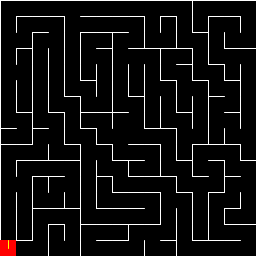
Frame 1 (no input)
Frame 60 (the mouse pressed at the canvas centre just before this capture): identical to frame 1, image omitted
Frame 120 (the mouse held since frame 60 and released just before this capture): identical to frame 1, image omitted

The Processing sketch that drew this single still picture (run headless with seeded random() and noise(); from frame 60 on, the mouse is pressed at the canvas centre):

// Processing sketch: MapLogic
// ── MapLogic.pde
// Generate a random maze in setup()
// Walk the robot through the maze, one step every time the user presses a key.
// 2016-05-22 dan royer (droyer@marginallyclever.com) 

class MazeCell {
  int x, y;
  boolean visited;
  boolean onStack;
}

class MazeWall {
  int cellA, cellB;
  boolean removed;
}


class Turtle {
  int cellX, cellY;
  int dir;
}


int rows = 16, columns = 16;
float xmax, xmin, ymax, ymin;
float cellW,cellH;

MazeCell[] cells;
MazeWall[] walls;

Turtle turtle = new Turtle();
Turtle [] history = new Turtle[256*4];  // probably enough?
int historyCount;

/**
 * build a list of walls in the maze, cells in the maze, and how they connect to each other.
 * @param out
 * @throws IOException
 */
private void createMazeNow() {
  // build the cells
  cells = new MazeCell[rows * columns];

  int x, y, i = 0;
  for (y = 0; y < rows; ++y) {
    for (x = 0; x < columns; ++x) {
      cells[i] = new MazeCell();
      cells[i].visited = false;
      cells[i].onStack = false;
      cells[i].x = x;
      cells[i].y = y;
      ++i;
    }
  }

  // build the graph
  walls = new MazeWall[((rows - 1) * columns) + ((columns - 1) * rows)];
  i = 0;
  for (y = 0; y < rows; ++y) {
    for (x = 0; x < columns; ++x) {
      if (x < columns - 1) {
        // vertical wall between horizontal cells
        walls[i] = new MazeWall();
        walls[i].removed = false;
        walls[i].cellA = y * columns + x;
        walls[i].cellB = y * columns + x + 1;
        ++i;
      }
      if (y < rows - 1) {
        // horizontal wall between vertical cells
        walls[i] = new MazeWall();
        walls[i].removed = false;
        walls[i].cellA = y * columns + x;
        walls[i].cellB = y * columns + x + columns;
        ++i;
      }
    }
  }

  int unvisitedCells = cells.length; // -1 for initial cell.
  int cellsOnStack = 0;

  // Make the initial cell the current cell and mark it as visited
  int currentCell = 0;
  cells[currentCell].visited = true;
  --unvisitedCells;
  
  int wallIndex;

  // While there are unvisited cells
  while (unvisitedCells > 0) {
    // If the current cell has any neighbours which have not been visited
    // Choose randomly one of the unvisited neighbours
    int nextCell = chooseUnvisitedNeighbor(currentCell);
    if (nextCell != -1) {
      // Push the current cell to the stack
      cells[currentCell].onStack = true;
      ++cellsOnStack;
      // Remove the wall between the current cell and the chosen cell
      wallIndex = findWallBetween(currentCell, nextCell);
      assert (wallIndex != -1);
      walls[wallIndex].removed = true;
      // Make the chosen cell the current cell and mark it as visited
      currentCell = nextCell;
      cells[currentCell].visited = true;
      --unvisitedCells;
    } else if (cellsOnStack > 0) {
      // else if stack is not empty pop a cell from the stack
      for (i = 0; i < cells.length; ++i) {
        if (cells[i].onStack) {
          // Make it the current cell
          currentCell = i;
          cells[i].onStack = false;
          --cellsOnStack;
          break;
        }
      }
    }
  }

  // remove the walls between the four center squares
  x = (columns/2)-1;
  y = (rows/2)-1;
  currentCell = y * columns + x;
  
  wallIndex = findWallBetween(currentCell, currentCell+1);
  assert (wallIndex != -1);
  walls[wallIndex].removed = true;
  wallIndex = findWallBetween(currentCell, currentCell+columns);
  println(wallIndex);
  assert (wallIndex != -1);
  walls[wallIndex].removed = true;
  wallIndex = findWallBetween(currentCell+columns, currentCell+columns+1);
  println(wallIndex);
  assert (wallIndex != -1);
  walls[wallIndex].removed = true;
  wallIndex = findWallBetween(currentCell+1, currentCell+columns+1);
  println(wallIndex);
  assert (wallIndex != -1);
  walls[wallIndex].removed = true;
}


private int chooseUnvisitedNeighbor(int currentCell) {
  int x = cells[currentCell].x;
  int y = cells[currentCell].y;

  int[] candidates = new int[4];
  int found = 0;

  // left
  if (x > 0 && cells[currentCell - 1].visited == false) {
    candidates[found++] = currentCell - 1;
  }
  // right
  if (x < columns - 1 && !cells[currentCell + 1].visited) {
    candidates[found++] = currentCell + 1;
  }
  // up
  if (y > 0 && !cells[currentCell - columns].visited) {
    candidates[found++] = currentCell - columns;
  }
  // down
  if (y < rows - 1 && !cells[currentCell + columns].visited) {
    candidates[found++] = currentCell + columns;
  }

  if (found == 0)
    return -1;

  // choose a random candidate
  int choice = (int) (Math.random() * found);
  assert (choice >= 0 && choice < found);

  return candidates[choice];
}


private void drawMaze() {
  ymin = 0;
  ymax = height;
  xmin = 0;
  xmax = width;
  
  cellW = (xmax - xmin) / columns;
  cellH = (ymax - ymin) / rows;

  // Draw outside edge
  line(xmin, ymax, xmax, ymax);
  line(xmin, ymin, xmax, ymin);
  line(xmax, ymin, xmax, ymax);
  line(xmin, ymin, xmin, ymax);

  int i;
  for (i = 0; i < walls.length; ++i) {
    if (walls[i].removed)
      continue;
    int a = walls[i].cellA;
    int b = walls[i].cellB;
    int ax = cells[a].x;
    int ay = cells[a].y;
    int bx = cells[b].x;
    int by = cells[b].y;
    if (ay == by) {
      // vertical wall
      float x = xmin + (ax + 1) * cellW;
      float y0 = ymin + (ay + 0) * cellH;
      float y1 = ymin + (ay + 1) * cellH;

      line(x,y0,x,y1);
    } else if (ax == bx) {
      // horizontal wall
      float x0 = xmin + (ax + 0) * cellW;
      float x1 = xmin + (ax + 1) * cellW;
      float y = ymin + (ay + 1) * cellH;
      line(x0,y,x1,y);
    }
  }
}


private int findWallBetween(int currentCell, int nextCell) {
  int i;
  for (i = 0; i < walls.length; ++i) {
    if (walls[i].cellA == currentCell || walls[i].cellA == nextCell) {
      if (walls[i].cellB == currentCell || walls[i].cellB == nextCell)
        return i;
    }
  }
  return -1;
}


void setup () {
  // set the window size:
  size(256, 256);

  stroke(255,255,255);
  createMazeNow();
  
  // prepare the turtle
  turtle.cellX=0;
  turtle.cellY=rows-1;
  turtle.dir=3;
  int i;
  for(i=0;i<history.length;++i) {
    history[i] = new Turtle();
  }
  historyCount=0;
}


void draw() {
  // clear everything
  background(0);
  
  stroke(255,255,255);
  drawMaze();
  
  noStroke();
  
  fill(255,0,0);
  int cellNumber = getCurrentCellNumber();
  float ax = cells[cellNumber].x * cellW;
  float ay = cells[cellNumber].y * cellH;
  rect(ax,ay,cellW,cellH);
  
  stroke(255,255,0);
  float px = ax+cellW/2;
  float py = ay+cellH/2;
  float dx=0;
  float dy=0;
  
  switch(turtle.dir) {
  default: dx = cellW/2; break; 
  case  1: dy = cellH/2; break;
  case  2: dx = -cellW/2; break;
  case  3: dy = -cellH/2; break;
  }
  
  line(px,
       py,
       px+dx,
       py+dy);
}

int getCurrentCellNumber() {
  return turtle.cellY * columns + turtle.cellX;
}


boolean thereIsAWallToTheNorth() {
  int c = getCurrentCellNumber();
  int wi = findWallBetween(c, c+1);
  return (wi==-1 || !walls[wi].removed); 
}


boolean thereIsAWallToTheSouth() {
  int c = getCurrentCellNumber();
  int wi = findWallBetween(c, c-1);
  return (wi==-1 || !walls[wi].removed); 
}


boolean thereIsAWallToTheEast() {
  int c = getCurrentCellNumber();
  int wi = findWallBetween(c, c+columns);
  return (wi==-1 || !walls[wi].removed); 
}


boolean thereIsAWallToTheWest() {
  int c = getCurrentCellNumber();
  int wi = findWallBetween(c, c-columns);
  return (wi==-1 || !walls[wi].removed); 
}


boolean thereIsAWallToTheRight() {
  switch(turtle.dir) {
    default: return thereIsAWallToTheEast();
    case  1: return thereIsAWallToTheSouth();
    case  2: return thereIsAWallToTheWest();
    case  3: return thereIsAWallToTheNorth();
  }
}


boolean thereIsAWallAhead() {
  switch(turtle.dir) {
    default: return thereIsAWallToTheNorth();
    case  1: return thereIsAWallToTheEast();
    case  2: return thereIsAWallToTheSouth();
    case  3: return thereIsAWallToTheWest();
  }
}


void turnRight() {
  print("Turning right.  ");
  turtle.dir++;
  if(turtle.dir>3) turtle.dir=0;
}


void turnLeft() {
  print("Turning left.  ");
  turtle.dir--;
  if(turtle.dir<0) turtle.dir=3;
}


void stepForward() {
  print("Advancing from (");
  print(turtle.cellX);
  print(',');
  print(turtle.cellY);
  print(") to (");
  
  switch(turtle.dir) {
  default:  print("north");   turtle.cellX++;  break;
  case  1:  print("east");    turtle.cellY++;  break;
  case  2:  print("south");   turtle.cellX--;  break;
  case  3:  print("west");    turtle.cellY--;  break;
  }
  
  print(turtle.cellX);
  print(',');
  print(turtle.cellY);
  print(") clipped to (");
  
  if(turtle.cellX >= rows) turtle.cellX = rows-1;
  if(turtle.cellX <  0   ) turtle.cellX = 0;
  if(turtle.cellY >= columns) turtle.cellY = columns-1;
  if(turtle.cellY <  0      ) turtle.cellY = 0;
     
  print(turtle.cellX);
  print(',');
  print(turtle.cellY);
  print(')');
}


void walkTheMaze() {
  println("Step start");
  if(!thereIsAWallToTheRight()) {
    println("No wall on the right.  ");
    turnRight();
    stepForward();
  } else {
    print("Wall on the right.  ");
    if(!thereIsAWallAhead()) {
      println("No wall ahead.  ");
      stepForward();
    } else {
      println("Wall ahead.");
      turnLeft();
    }
  }

  println("\nStep end.");
  redraw();
}

void keyPressed() {
  walkTheMaze();  
}
